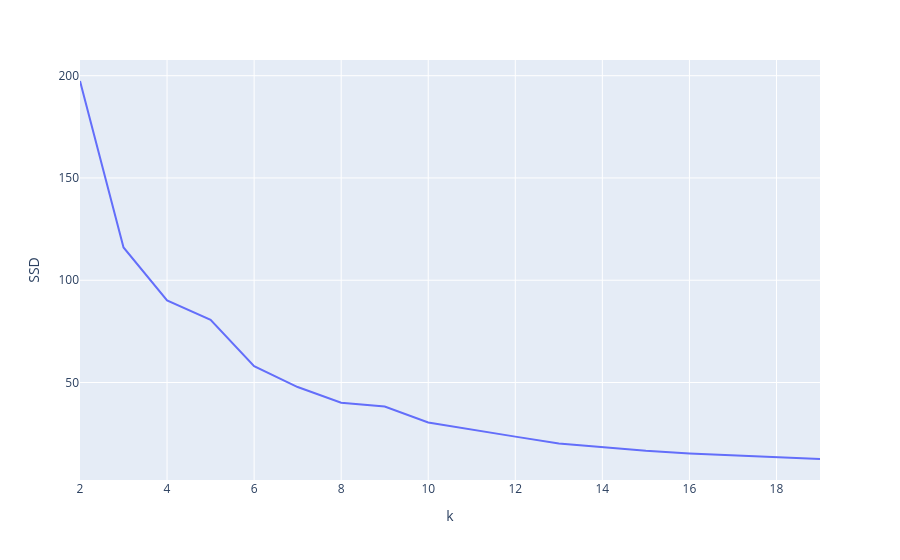

The cell this chart's notebook holds for it:
### Code cell
px.line(pd.DataFrame({"SSD": sse, "k":list_k}), x="k", y = "SSD")

### Figure 1 — Plotly figure (JSON) as saved in the notebook; plotly's stock layout.template omitted (floating-point values rounded to 4 significant figures)
{"data": [{"hovertemplate": "k=%{x}<br>SSD=%{y}<extra></extra>", "legendgroup": "", "line": {"color": "#636efa", "dash": "solid"}, "marker": {"symbol": "circle"}, "mode": "lines", "name": "", "orientation": "v", "showlegend": false, "type": "scatter", "x": [2, 3, 4, 5, 6, 7, 8, 9, 10, 11, 12, 13, 14, 15, 16, 17, 18, 19], "xaxis": "x", "y": [197.4, 116.0, 90.1, 80.68, 57.95, 47.79, 40.13, 38.25, 30.44, 26.88, 23.55, 20.21, 18.31, 16.59, 15.33, 14.48, 13.43, 12.61], "yaxis": "y"}], "layout": {"legend": {"tracegroupgap": 0}, "margin": {"t": 60}, "xaxis": {"anchor": "y", "domain": [0, 1], "title": {"text": "k"}}, "yaxis": {"anchor": "x", "domain": [0, 1], "title": {"text": "SSD"}}}}
